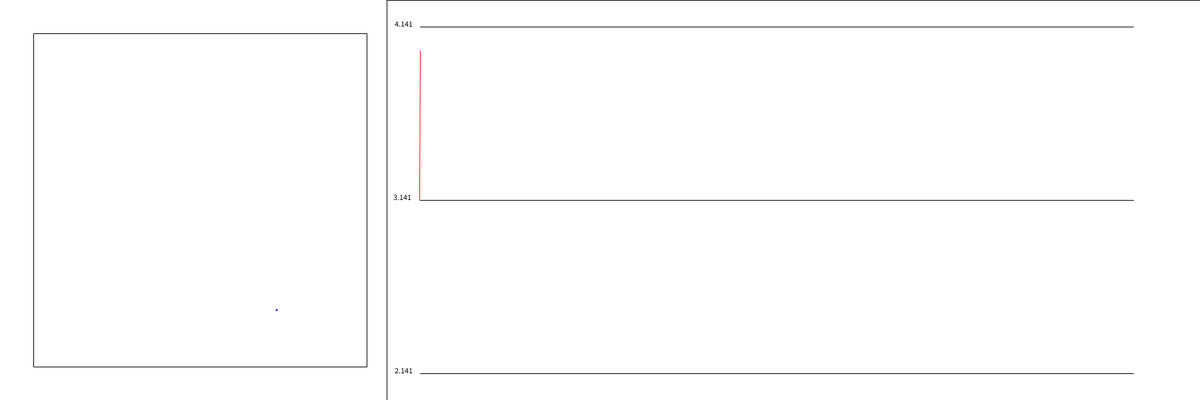
Frame 1 (no input)
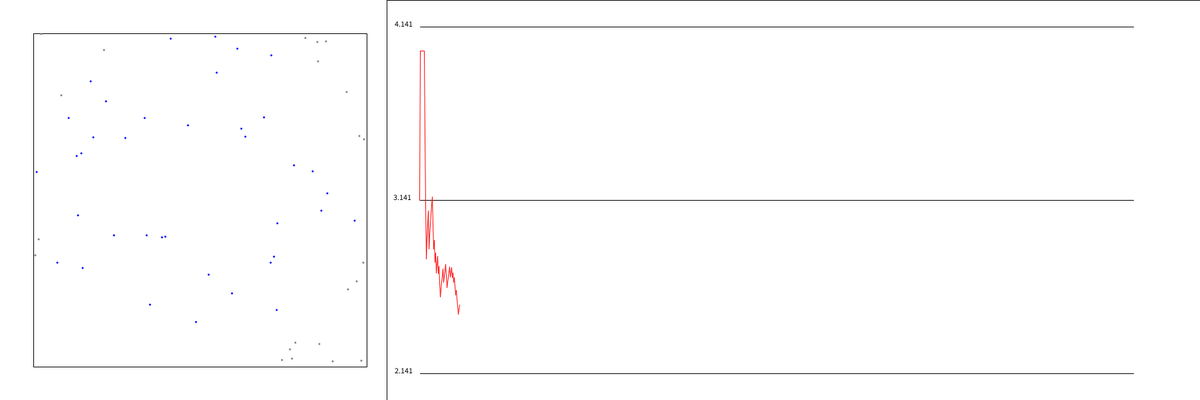
Frame 60 (the mouse pressed at the canvas centre just before this capture)
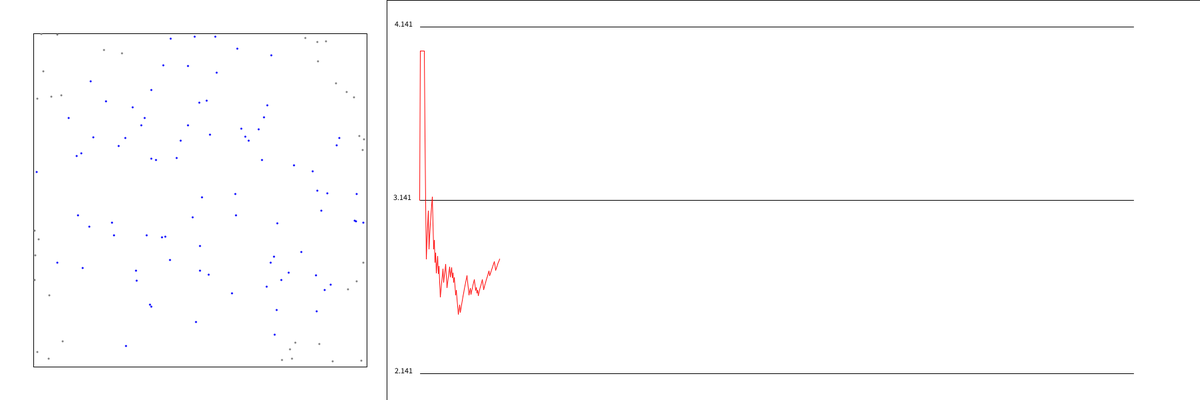
Frame 120 (the mouse held since frame 60 and released just before this capture)

The Processing sketch that drew these frames (run headless with seeded random() and noise(); from frame 60 on, the mouse is pressed at the canvas centre):

// Processing sketch: montecarlo
// ── montecarlo.pde
int w, h, cw, ch;
float x, y, pi;
int inCircle, outCircle;
int speed=1;
int play=1;
int cnt=0,cnt2=0;
float[] list=new float[100000];
float[] piexpand=new float[100000];
float[] picompress=new float[100000];
int check=0;

int pin() {
  x = random(-1, 1);
  y = random(-1, 1);
  double dist = sqrt(x*x+y*y);
  if (dist<=1) {
    inCircle++;
    fill(0, 0, 255);
    ellipse((int)(x*(w/2)), (int)(y*(h/2)), 3, 3);
    return 1;
  } 
  else {
    outCircle++;
    fill(127);
    ellipse((int)(x*(w/2)), (int)(y*(h/2)), 3, 3);
    return 0;
  }
}

void drawGraph() {
  fill(0);
  noStroke();
  pi = 4 * (float)inCircle / (inCircle+outCircle);
  list[cnt2]=pi;
  stroke(255,0,0);
  if(cnt2<=1070){
    fill(255);
    rectMode(CORNER);
    stroke(0);
    rect(580,0,1800,700);
    stroke(0);
    fill(0);
    text(piexpand[check],590,560);
    text("3.141",590,300);
    text(picompress[check],590,40);
    line(630,40,1700,40);
    line(630,300,1700,300);
    line(630,560,1700,560);
    stroke(255,0,0);
    float c=300;
    for(int i=0;i<=cnt2;i++){
      float k=map(list[i],piexpand[check],picompress[check],560,40);
      line(629+i,c,630+i,k);
      c=k;
    }
  }
  else{
    fill(255);
    rectMode(CORNER);
    noStroke();
    rect(580,0,1800,600);
    stroke(0);
    fill(0);
    text(piexpand[check], 590, 560);
    text("3.141", 590, 300);
    text(picompress[check], 590, 40);
    line(630,40,1700,40);
    line(630,300,1700,300);
    line(630,560,1700,560);
    stroke(255,0,0);
    float d=0;
    for(int i=0 ; i<1070 ; i++){
      float k= map(list[i+cnt2-1070], piexpand[check], picompress[check], 560, 40);
      line(629+i,d,630+i,k);
      d=k;
    }
  }
  cnt2++;
}

void setup() {
  w = h = 500;
  cw = ch = 300;
  piexpand[0]=2.141;
  piexpand[1]=3;
  piexpand[2]=3.137;
  picompress[0]=4.141;
  picompress[1]=3.28;
  picompress[2]=3.146;
  
  size(1800, 600);
  randomSeed(0);
  background(255);
  rectMode(CENTER);
  rect(cw, ch, w, h);
  frameRate(150);
}

void draw() {
  noStroke();
  if(play==1){
    translate(cw, ch);
    for(int i=1;i<=speed;i++)
    {
      pin();
    }
    translate(-cw,-ch);
    if(cnt%speed==0){
      drawGraph();
    }
    cnt++;
  }
  
}

void keyPressed(){
  if(keyCode==UP){
    if(speed<20)
      speed++;
  }
  if(keyCode==DOWN){
    if(speed>1)
      speed--;
  }
  if(key==' '){
    play=(play+1)%2;
  }
  if(key=='z'){
    if(check<2)
      check++;
  }
  if(key=='x'){
    if(check>0)
      check--;
  }
}
